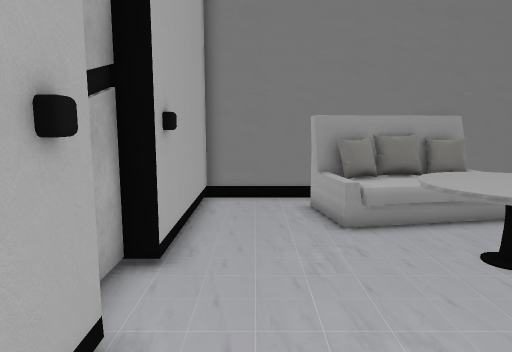
[1] (above)

13 first-person views from a walk through a scene from a Unity 3-D project. The camera is 1.5 m above the floor, tilts 8° down and sees 70° across. Doors are open. The floor is counted in squares, 0.5 m on a side. Each view is taken from the middle of a square. On the plan, view 1 faces up. The plan holds only what a view shows up to about 20 squares ahead; the rest is blank. The place goes on beyond the plan. Some surface patterns are stand-ins.

[2]
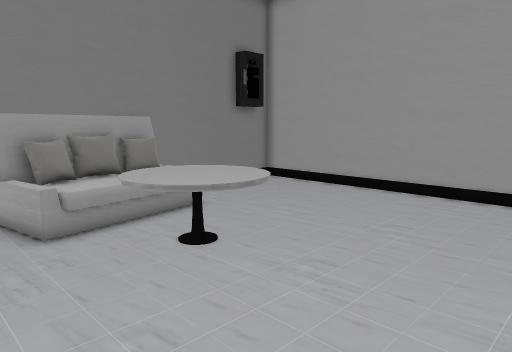

[3]
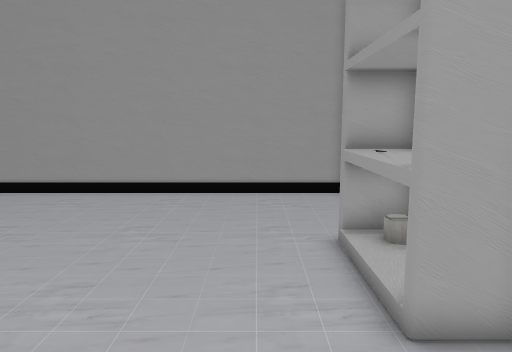

[4]
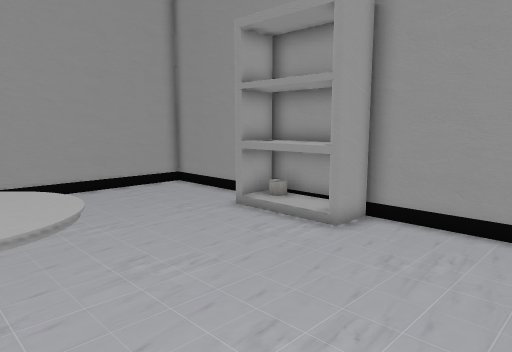

[5]
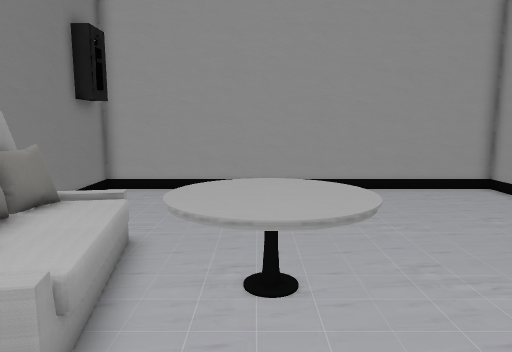

[6]
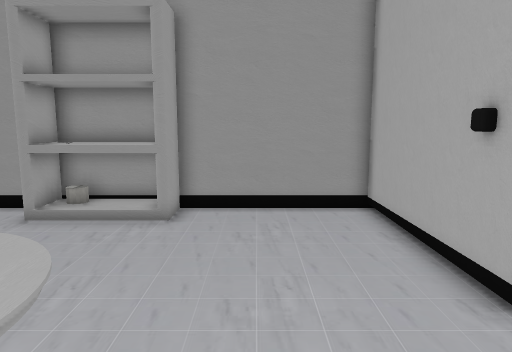

[7]
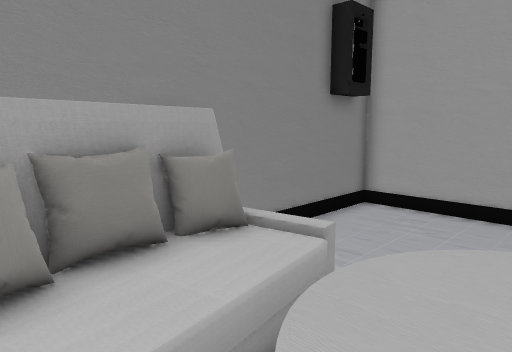

[8]
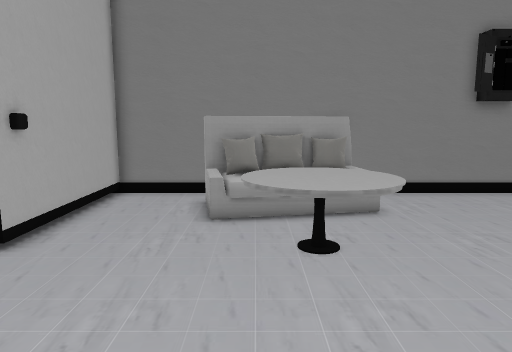

[9]
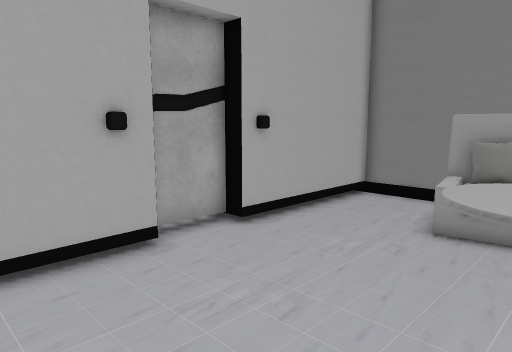

[10]
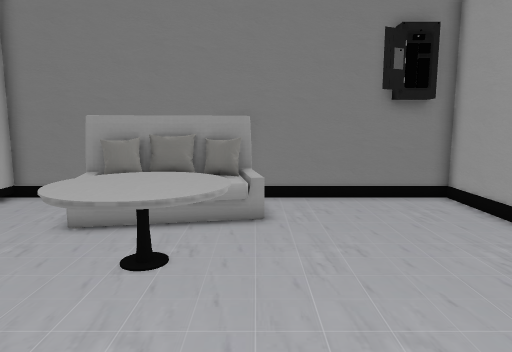

[11]
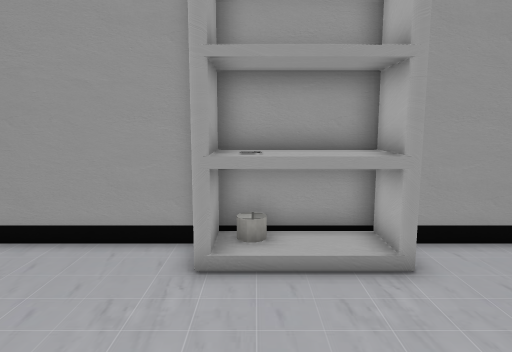

[12]
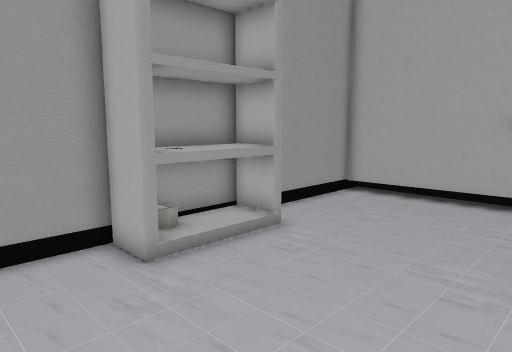

[13]
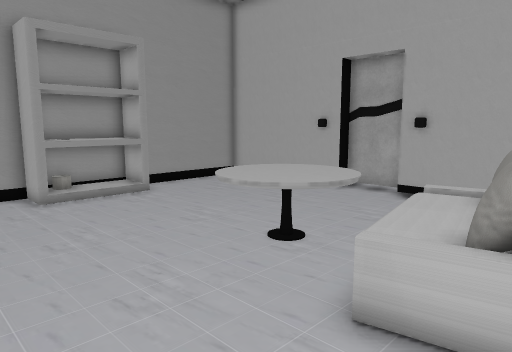

### Floor plan
Points are (right, up) in squares from view 1. A wall is a line through its corners. A room is listed if a view was taken in it or the views show most of it. See-through windows are left out.
Room 1 (views 1, 2, 3, 4, 5, 6, 7, 8, 9, 10, 11, 12, 13)
walls: (-2, 4.6) (-2, -3) (16, -3) (16, 15) (-2, 15) (-2, 7.4); (-2.8, 7.5) (-2.8, 4.5)
objects: sofa (2, 10) to (8, 14); table (4, 6) to (7, 10); bookshelf (5, -2) to (9, -1); other object (8, -2)

Where each view was taken, in squares from view 1:
view 1: 0 up, 0 right, facing up
view 2: 0 up, 0 right, facing up-right
view 3: 1 up, 0 right, facing right
view 4: 8 up, 1 left, facing down-right
view 5: 8 up, 1 left, facing right
view 6: 10 up, 2 right, facing down
view 7: 8 up, 3 right, facing up-right
view 8: 1 down, 4 right, facing up
view 9: 0 up, 6 right, facing up-left
view 10: 0 up, 8 right, facing up
view 11: 6 up, 8 right, facing down
view 12: 6 up, 13 right, facing down-left
view 13: 14 up, 13 right, facing down-left
